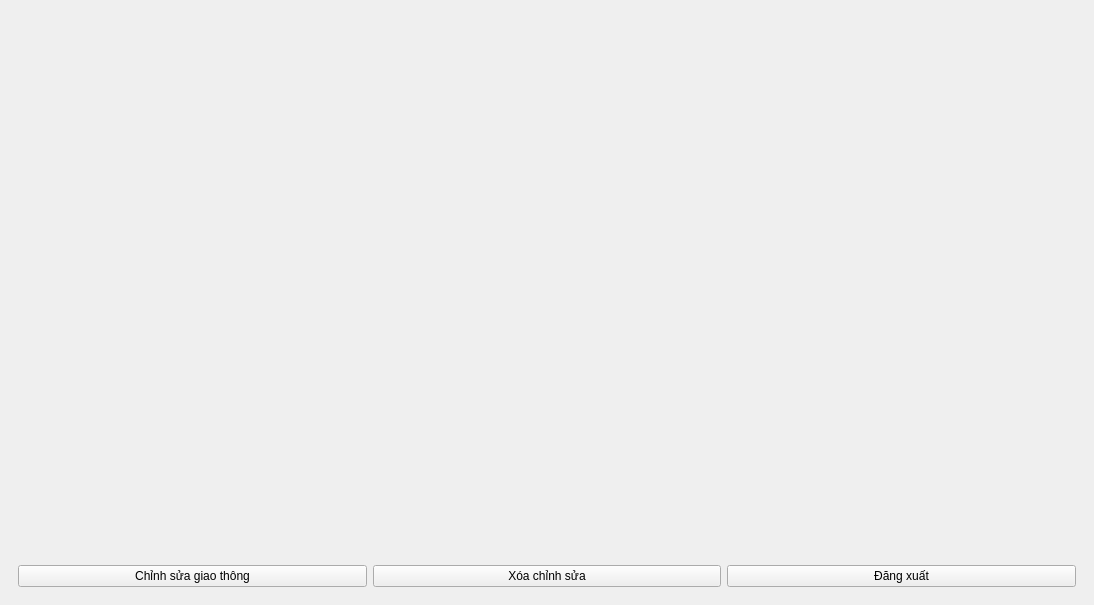
<?xml version="1.0" encoding="UTF-8"?>
<ui version="4.0">
 <class>MainWindow</class>
 <widget class="QMainWindow" name="MainWindow">
  <property name="geometry">
   <rect>
    <x>0</x>
    <y>0</y>
    <width>1094</width>
    <height>605</height>
   </rect>
  </property>
  <property name="windowTitle">
   <string>Admin Window</string>
  </property>
  <widget class="QWidget" name="centralwidget">
   <layout class="QVBoxLayout" name="verticalLayout">
    <item>
     <widget class="QWidget" name="mapWidget" native="true">
      <property name="sizePolicy">
       <sizepolicy hsizetype="Expanding" vsizetype="Expanding">
        <horstretch>0</horstretch>
        <verstretch>0</verstretch>
       </sizepolicy>
      </property>
     </widget>
    </item>
    <item>
     <widget class="QWidget" name="buttonWidget" native="true">
      <property name="sizePolicy">
       <sizepolicy hsizetype="Expanding" vsizetype="Preferred">
        <horstretch>0</horstretch>
        <verstretch>0</verstretch>
       </sizepolicy>
      </property>
      <layout class="QHBoxLayout" name="horizontalLayout">
       <item>
        <widget class="QPushButton" name="editTrafficButton">
         <property name="text">
          <string>Chỉnh sửa giao thông</string>
         </property>
        </widget>
       </item>
       <item>
        <widget class="QPushButton" name="deleteButton">
         <property name="text">
          <string>Xóa chỉnh sửa</string>
         </property>
        </widget>
       </item>
       <item>
        <widget class="QPushButton" name="logoutButton">
         <property name="text">
          <string>Đăng xuất</string>
         </property>
        </widget>
       </item>
      </layout>
     </widget>
    </item>
   </layout>
  </widget>
 </widget>
 <resources/>
 <connections/>
</ui>
